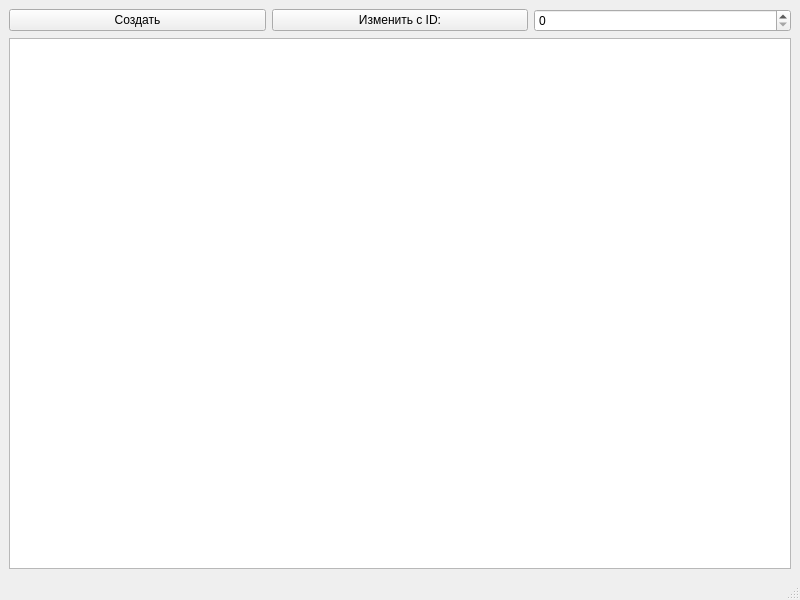
<?xml version="1.0" encoding="UTF-8"?>
<ui version="4.0">
 <class>MainWindow</class>
 <widget class="QMainWindow" name="MainWindow">
  <property name="geometry">
   <rect>
    <x>0</x>
    <y>0</y>
    <width>800</width>
    <height>600</height>
   </rect>
  </property>
  <property name="windowTitle">
   <string>Эспрессо</string>
  </property>
  <widget class="QWidget" name="centralwidget">
   <layout class="QVBoxLayout" name="verticalLayout">
    <item>
     <layout class="QHBoxLayout" name="horizontalLayout">
      <item>
       <widget class="QPushButton" name="pushButton">
        <property name="text">
         <string>Создать</string>
        </property>
       </widget>
      </item>
      <item>
       <widget class="QPushButton" name="pushButton_2">
        <property name="text">
         <string>Изменить с ID:</string>
        </property>
       </widget>
      </item>
      <item>
       <widget class="QSpinBox" name="spinBox"/>
      </item>
     </layout>
    </item>
    <item>
     <widget class="QTableWidget" name="tableWidget"/>
    </item>
   </layout>
  </widget>
  <widget class="QStatusBar" name="statusbar"/>
 </widget>
 <resources/>
 <connections/>
</ui>
